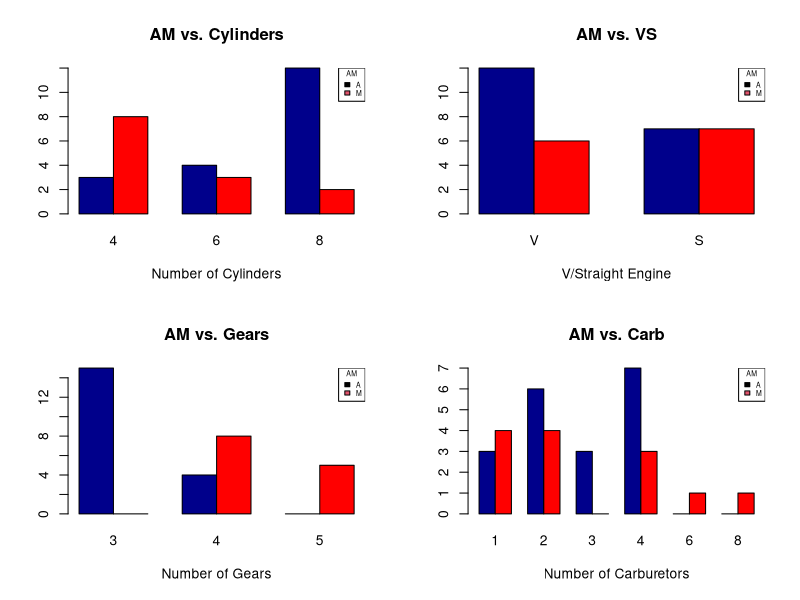
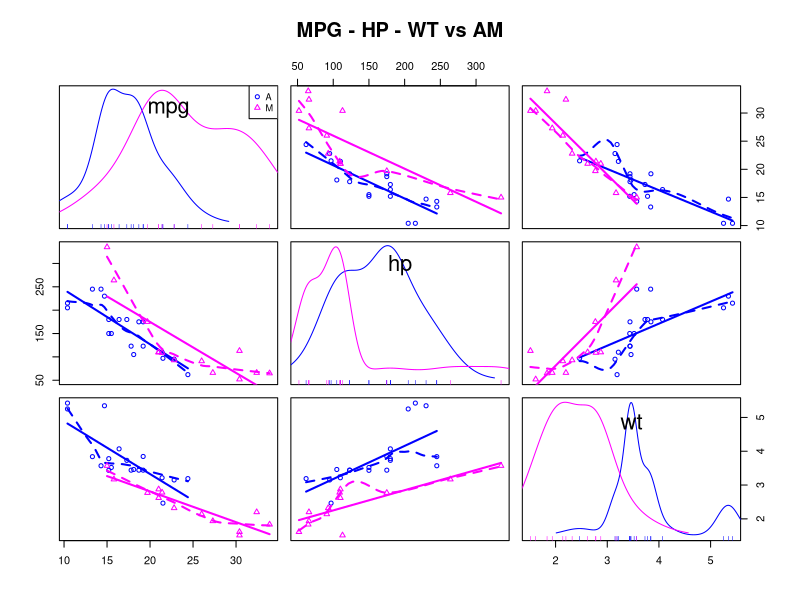
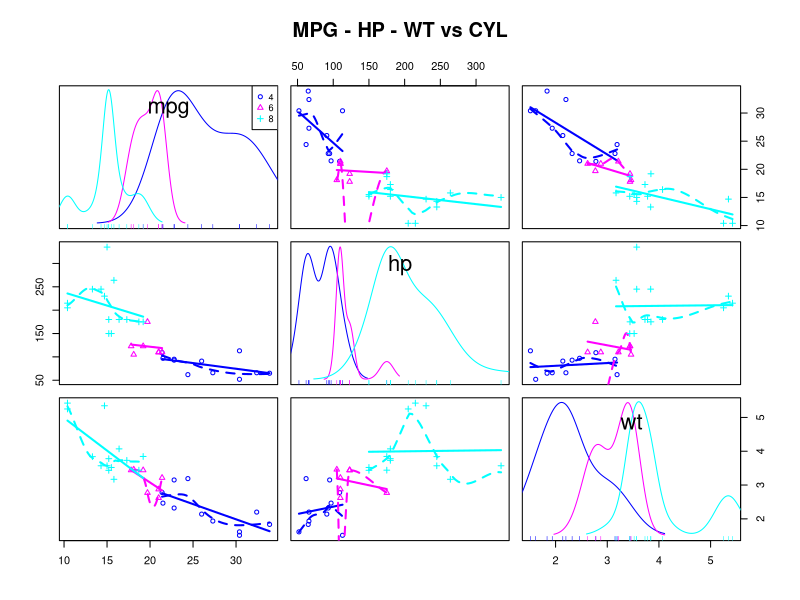

Recreate these plots in R, in order. (Note: this script raises an error after producing the figures.)
## ---- chunk 1
knitr::opts_chunk$set(echo = TRUE)
## ---- chunk 2
data("mtcars")
dim(mtcars)
head(mtcars)
summary(mtcars)
## ---- chunk 3
mtcars$vs <- factor(mtcars$vs,labels=c('V','S'))
mtcars$am <- factor(mtcars$am,labels=c('A','M'))
## ---- chunk 4
par(mfrow=c(2,2))

display_barplot <- function(table, title, xlab) {
  barplot(table, main=title, xlab=xlab, col=c("darkblue","red"), beside=TRUE)
  legend("topright", title = "AM", rownames(table), fill = 1:2, ncol = 1, cex = 0.5)
}

display_barplot(table(mtcars$am, mtcars$cyl) ,"AM vs. Cylinders", "Number of Cylinders")
display_barplot(table(mtcars$am, mtcars$vs) ,"AM vs. VS", "V/Straight Engine")
display_barplot(table(mtcars$am, mtcars$gear) ,"AM vs. Gears", "Number of Gears")
display_barplot(table(mtcars$am, mtcars$carb) ,"AM vs. Carb", "Number of Carburetors")
## ---- chunk 5
library(car)
scatterplotMatrix(~mpg+hp+wt|am, data=mtcars, main="MPG - HP - WT vs AM")
## ---- chunk 6
scatterplotMatrix(~mpg+hp+wt|cyl, data=mtcars, main="MPG - HP - WT vs CYL")
## ---- chunk 7
sort(sqrt(vif(lm(mpg~., mtcars))), decreasing = TRUE)
sort(sqrt(vif(lm(mpg~. -wt, mtcars))), decreasing = TRUE)
## ---- chunk 8
fit1  <- lm(mpg ~ am , mtcars)
fit2  <- update(fit1, mpg ~ am + wt)
fit3  <- update(fit1, mpg ~ am + wt + cyl)
fit4  <- update(fit1, mpg ~ am + wt + cyl + disp)
fit5  <- update(fit1, mpg ~ am + wt + cyl + disp + hp)
fit6  <- update(fit1, mpg ~ am + wt + cyl + disp + hp + drat)
fit7  <- update(fit1, mpg ~ am + wt + cyl + disp + hp + drat + carb)
fit8  <- update(fit1, mpg ~ am + wt + cyl + disp + hp + drat + carb + gear)
fit9  <- update(fit1, mpg ~ am + wt + cyl + disp + hp + drat + carb + gear + qsec)
fit10 <- update(fit1, mpg ~ am + wt + cyl + disp + hp + drat + carb + gear + qsec + vs)

anova(fit1, fit2, fit3, fit4, fit5, fit6, fit7, fit8, fit9, fit10)
## ---- chunk 9
fit3Interaction  <- update(fit1, mpg ~ am + wt + cyl + wt * cyl)

anova(fit1, fit2, fit3, fit3Interaction)
## ---- chunk 10
summary(fit1)$coefficients
summary(fit2)$coefficients
## ---- chunk 11
require(reshape2)

model_under_investigation <- lm (mpg ~ am + wt - 1, mtcars)

htv <- melt(as.matrix(round(hatvalues(model_under_investigation), 3)))
ggplot(data=htv, aes(x=Var1, y=value, group=Var2)) + geom_line() + theme(axis.text.x = element_text(angle=90, hjust=1, vjust=0.5)) + ylab('hatvalues') + xlab('cars') + ggtitle("Hatvalues: mpg ~ am + wt")

dfb <- melt(round(dfbetas(model_under_investigation), 3))
ggplot(data=dfb, aes(x=Var1, y=value, group=Var2)) + geom_line(aes(colour = Var2))+ theme(axis.text.x = element_text(angle=90, hjust=1, vjust=0.5)) + ylab('dfbetas') + xlab('cars') + ggtitle("Dfbetas: mpg ~ am + wt")
## ---- chunk 12
plot(predict(fit2))
lines(predict(fit2), col = "black")
lines(predict(fit1), col = "blue")
lines(predict(lm(mpg ~ ., mtcars)), col = "red")
## ---- chunk 13
require(GGally)
require(ggplot2)

lowerFn <- function(data, mapping, ...) {
  p <- ggplot(data = data, mapping = mapping) +
    geom_point(color = 'blue', alpha=0.3, size=0.5) +
    geom_smooth(color = 'black', method='lm', size=0.7,...)
  p
}

printCorrelations <- function(modelData, graphTitle) {
  g <- ggpairs( 
    data = modelData,
    title = graphTitle,
    lower = list(
      continuous = wrap(lowerFn) #wrap("smooth", alpha = 0.3, color = "blue", lwd=1) 
    ),
    upper = list(continuous = wrap("cor", size = 2))
  )
  g <- g + theme(
    axis.text = element_text(size = 4),
    axis.title = element_text(size = 4),
    legend.background = element_rect(fill = "white"),
    panel.grid.major = element_line(colour = NA),
    panel.grid.minor = element_blank(),
    panel.background = element_rect(fill = "grey95")
  )
  suppressMessages(print(g)) #, bottomHeightProportion = 0.5, leftWidthProportion = .5))
}

printCorrelations( subset(mtcars, select = c(mpg,am)), "Correlation Matrix for MPG/AM" )
printCorrelations( mtcars, "Correlation Martrix for all variables" )
## ---- chunk 14
plot(fit2)
## ---- chunk 15
par(mfrow=c(2,2))
plot(fit10)
